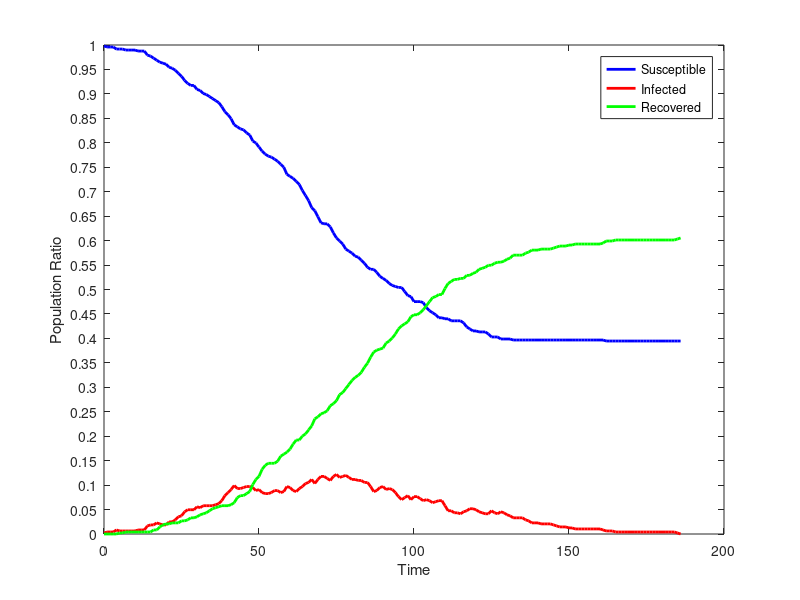

This figure's MATLAB source:
dynamics = [
483,1,0;
482,2,0;
482,2,0;
482,2,0;
480,4,0;
480,3,1;
480,3,1;
479,3,2;
479,3,2;
479,3,2;
479,3,2;
478,4,2;
478,4,2;
478,4,2;
474,8,2;
473,9,2;
471,9,4;
469,11,4;
467,10,7;
466,9,9;
465,9,10;
462,12,10;
461,12,11;
459,14,11;
456,17,11;
453,18,13;
449,22,13;
446,24,14;
444,24,16;
444,24,16;
440,27,17;
439,26,19;
436,28,20;
435,28,21;
433,28,23;
431,28,25;
429,29,26;
427,30,27;
423,33,28;
418,38,28;
415,41,28;
411,44,29;
405,48,31;
403,45,36;
401,45,38;
400,46,38;
397,47,40;
395,47,42;
389,46,49;
387,43,54;
383,44,57;
379,41,64;
376,40,68;
374,40,70;
373,41,70;
371,43,70;
369,43,72;
366,41,77;
363,42,79;
356,47,81;
354,46,84;
352,43,89;
349,42,93;
346,45,93;
340,47,97;
335,50,99;
330,51,103;
323,54,107;
320,50,114;
314,54,116;
308,57,119;
307,57,120;
307,55,122;
304,53,127;
298,57,129;
293,59,132;
290,56,138;
287,57,140;
282,58,144;
280,56,148;
278,54,152;
275,54,155;
274,53,157;
271,53,160;
268,51,165;
264,51,169;
262,47,175;
262,42,180;
259,43,182;
255,46,183;
253,47,184;
251,44,189;
248,45,191;
246,44,194;
245,41,198;
244,37,203;
244,34,206;
240,36,208;
236,38,210;
235,34,215;
230,37,217;
230,37,217;
230,35,219;
229,33,222;
224,34,226;
221,33,230;
219,31,234;
217,32,235;
214,33,237;
214,33,237;
213,28,243;
213,23,248;
211,23,250;
211,21,252;
211,21,252;
211,20,253;
209,22,253;
205,23,256;
203,25,256;
201,25,258;
201,24,259;
200,22,262;
200,21,263;
200,20,264;
198,20,266;
195,23,266;
195,21,268;
195,20,269;
193,22,269;
193,21,270;
193,19,272;
193,18,273;
192,16,276;
192,16,276;
192,16,276;
192,16,276;
192,14,278;
192,13,279;
192,11,281;
192,11,281;
192,11,281;
192,10,282;
192,10,282;
192,10,282;
192,10,282;
192,9,283;
192,8,284;
192,7,285;
192,7,285;
192,7,285;
192,6,286;
192,6,286;
192,5,287;
192,5,287;
192,5,287;
192,5,287;
192,5,287;
192,5,287;
192,5,287;
192,5,287;
192,5,287;
192,4,288;
191,3,290;
191,3,290;
191,3,290;
191,2,291;
191,2,291;
191,2,291;
191,2,291;
191,2,291;
191,2,291;
191,2,291;
191,2,291;
191,2,291;
191,2,291;
191,2,291;
191,2,291;
191,2,291;
191,2,291;
191,2,291;
191,2,291;
191,2,291;
191,2,291;
191,2,291;
191,2,291;
191,1,292;
191,0,293;
];
susceptible = dynamics (:, 1);
infected = dynamics (:, 2);
recovered = dynamics (:, 3);
totalPopulation = susceptible(1) + infected(1) + recovered(1);
susceptibleRatio = susceptible ./ totalPopulation;
infectedRatio = infected ./ totalPopulation;
recoveredRatio = recovered ./ totalPopulation;
steps = length (susceptible);
indices = 0 : steps - 1;
figure
plot (indices, susceptibleRatio.', 'color', 'blue', 'linewidth', 2);
hold on
plot (indices, infectedRatio.', 'color', 'red', 'linewidth', 2);
hold on
plot (indices, recoveredRatio.', 'color', 'green', 'linewidth', 2);
set(gca,'YTick',0:0.05:1.0);
xlabel ('Time');
ylabel ('Population Ratio');
legend('Susceptible','Infected', 'Recovered');
